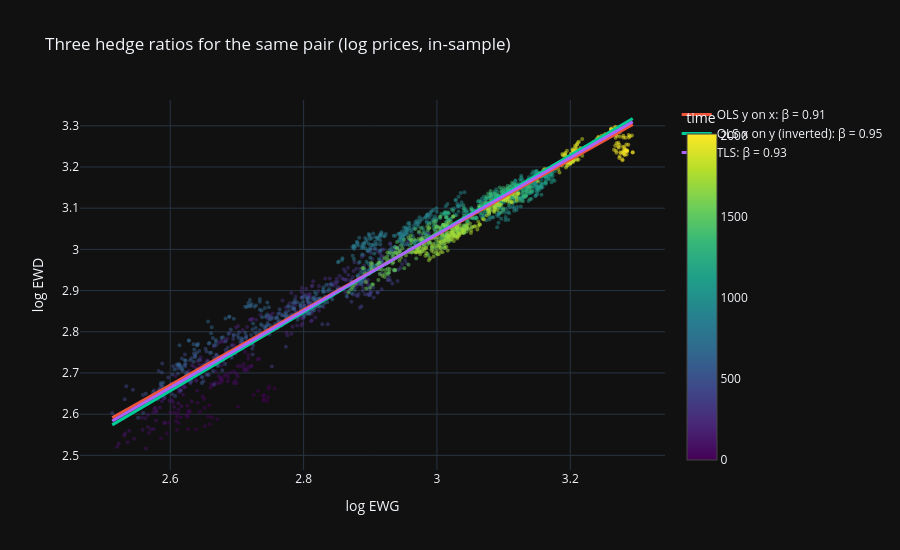

Notebook code cell kept with this figure:
### Markdown cell above
## 4. Hedge ratio and spread

For two log prices, a linear regression gives $y_t = \alpha + \beta x_t + \varepsilon_t$: the slope β is the **hedge ratio** and the residual is the **spread** $s_t = y_t - \beta x_t$ (the intercept only shifts the level).

The trap: **OLS is not symmetric.** It minimizes the errors on the dependent variable only, so regressing *y on x* and regressing *x on y* (then inverting the slope) give different hedge ratios. **Total Least Squares** (orthogonal regression, the first principal component of the two series) treats both assets in the same way and falls between them.

### Code cell
def ols_beta(y, x):
    return sm.OLS(y, sm.add_constant(x)).fit().params.iloc[1]

def tls_beta(y, x):
    pts = np.c_[x - x.mean(), y - y.mean()]
    v = np.linalg.svd(pts, full_matrices=False)[2][0]     # first principal direction
    return v[1] / v[0]

beta_yx = ols_beta(y, x)                 # y on x
beta_xy = 1 / ols_beta(x, y)             # x on y, inverted
beta_tls = tls_beta(y, x)
print(f"OLS  y on x:          beta = {beta_yx:.3f}")
print(f"OLS  x on y (inv.):   beta = {beta_xy:.3f}")
print(f"TLS (orthogonal):     beta = {beta_tls:.3f}")

xs = np.array([x.min(), x.max()])
fig = go.Figure(go.Scatter(x=x, y=y, mode="markers", marker=dict(size=4, opacity=0.5, color=np.arange(len(x)), colorscale="Viridis",
                                                                 colorbar=dict(title="time")), showlegend=False))
for name, b in [("OLS y on x", beta_yx), ("OLS x on y (inverted)", beta_xy), ("TLS", beta_tls)]:
    a = y.mean() - b * x.mean()
    fig.add_trace(go.Scatter(x=xs, y=a + b * xs, mode="lines", name=f"{name}: β = {b:.2f}", line_width=3))
fig.update_layout(height=550, title="Three hedge ratios for the same pair (log prices, in-sample)",
                  xaxis_title=f"log {X_TICKER}", yaxis_title=f"log {Y_TICKER}")
fig.show()

### Figure 1 — Plotly figure (JSON) as saved in the notebook; plotly's stock layout.template omitted (floating-point values rounded to 4 significant figures; data arrays with more than 128 entries replaced by an {"elided": "..."} marker saying what was removed)
{"data": [{"marker": {"color": {"elided": "2013 int values"}, "colorbar": {"title": {"text": "time"}}, "colorscale": [[0, "#440154"], [0.1111, "#482878"], [0.2222, "#3e4989"], [0.3333, "#31688e"], [0.4444, "#26828e"], [0.5556, "#1f9e89"], [0.6667, "#35b779"], [0.7778, "#6ece58"], [0.8889, "#b5de2b"], [1, "#fde725"]], "opacity": 0.5, "size": 4}, "mode": "markers", "showlegend": false, "type": "scatter", "x": {"elided": "2013 float values"}, "y": {"elided": "2013 float values"}}, {"line": {"width": 3}, "mode": "lines", "name": "OLS y on x: β = 0.91", "type": "scatter", "x": [2.513, 3.294], "y": [2.591, 3.303]}, {"line": {"width": 3}, "mode": "lines", "name": "OLS x on y (inverted): β = 0.95", "type": "scatter", "x": [2.513, 3.294], "y": [2.574, 3.318]}, {"line": {"width": 3}, "mode": "lines", "name": "TLS: β = 0.93", "type": "scatter", "x": [2.513, 3.294], "y": [2.583, 3.31]}], "layout": {"height": 550, "title": {"text": "Three hedge ratios for the same pair (log prices, in-sample)"}, "xaxis": {"title": {"text": "log EWG"}}, "yaxis": {"title": {"text": "log EWD"}}}}
